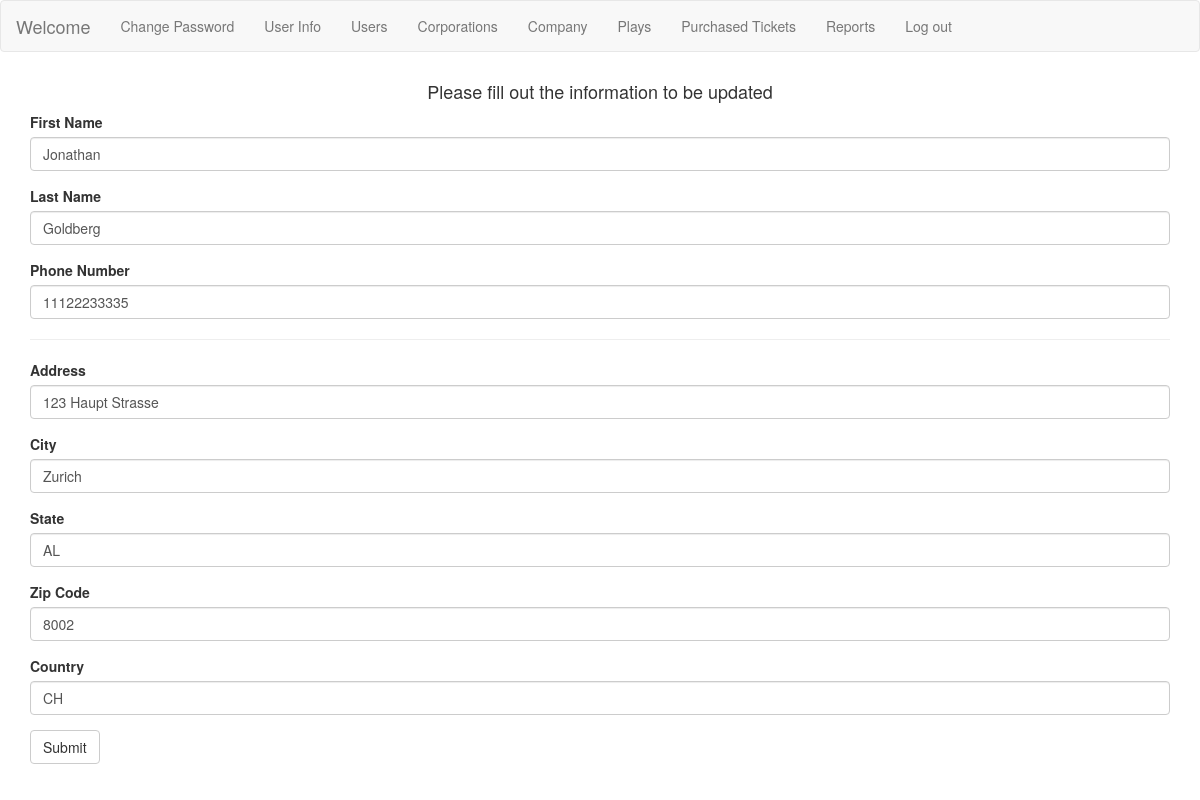
Page /project/www/html/userInformation.php (signed in) on the committed database.
### tables this page shows
CREATE TABLE `Contact` (
  `objectid` bigint(20) unsigned NOT NULL AUTO_INCREMENT,
  `fname` varchar(64) DEFAULT NULL,
  `lname` varchar(64) DEFAULT NULL,
  `uname` varchar(64) DEFAULT NULL,
  `password` varchar(64) DEFAULT NULL,
  `location_id` bigint(20) DEFAULT NULL,
  `phone_number` varchar(15) DEFAULT NULL,
  `created_date` datetime DEFAULT NULL,
  `modified_date` datetime DEFAULT NULL,
  `isSponsor` bit(1) NOT NULL DEFAULT b'0',
  `isPatron` bit(1) NOT NULL DEFAULT b'0',
  `accountType` varchar(64) NOT NULL DEFAULT '''Regular''',
  PRIMARY KEY (`objectid`),
  UNIQUE KEY `objectid` (`objectid`)
);

CREATE TABLE `Location` (
  `objectid` bigint(20) unsigned NOT NULL AUTO_INCREMENT,
  `street` varchar(64) DEFAULT NULL,
  `city` varchar(64) DEFAULT NULL,
  `state` varchar(2) DEFAULT NULL,
  `country` varchar(64) DEFAULT NULL,
  `zip_code` int(5) DEFAULT NULL,
  PRIMARY KEY (`objectid`),
  UNIQUE KEY `objectid` (`objectid`)
);

### project/www/html/userInformation.php (the view, shortened to what this page needs)
<?php
	$userId = $_SESSION["userId"];
	$accountType = $_SESSION["accountType"];
?>
<html>
<head>
	<link href="../css/bootstrap.min.css" type="text/css" rel="stylesheet">
</head>
<body>
<nav class="navbar navbar-default navbar-fixed">
	<section class="container-fluid">
		<section class="navbar-header">
			<a class="navbar-brand" href="main.php">Welcome</a>
		</section>
		<section class="collapse navbar-collapse" id="nav">
		<ul class="nav navbar-nav">
			<?php
				if ($accountType == "Administrator")
				{
					print("
						<li><a href=\"updatePassword.php\">Change Password</a></li>
						<li><a href=\"contactInfo.php\">User Info</a></li>
						<li><a href=\"contacts.php\">Users</a></li>
						<li><a href=\"corporation.php\">Corporations</a></li>
						<li><a href=\"company.php\">Company</a></li>
						<li><a href=\"playListings.php\">Plays</a></li>
						<li><a href=\"purchasedTickets.php\">Purchased Tickets</a></li>
						<li><a href=\"reports.php\">Reports</a></li>
						<li><a href=\"logout.php\">Log out</a></li>
					");
				}
			?>
		</ul>
		</section>
	</section>
</nav>
<?php
	$mysqli = new mysqli("localhost", "project3", "teamrow2", "pj03");
	$query = " SELECT c.objectid, fname, lname, location_id, "
			."       phone_number, street, city, state,"
			."		 zip_code, country"
			." FROM Contact c"
			." INNER JOIN Location l ON c.location_id = l.objectid"
			." WHERE c.objectid = \"" .$userId. "\"";
	$result = $mysqli -> query($query);
	if($result) {
		$row = mysqli_fetch_row($result);
	}
	$firstName = $row[1];
	$lastName = $row[2];
	$phone = $row[4];
	$address = $row[5];
	$city = $row[6];
	$state = $row[7];
	$zip = $row[8];
	$country = $row[9];
?>
<section class="container">
	<h4 >Please fill out the information to be updated</h4>
	<form id="form" name="form" method="post" action="updateUserInformation.php">
		<section class="form-group">
			<label for="firstName">First Name</label>
			<input type="text" name="firstName" id="firstName" class="form-control" value="<?php echo $firstName ?>">
		</section>
		<section class="form-group">
			<label for="lastName">Last Name</label>
			<input type="text" name="lastName" id="lastName" class="form-control" value="<?php echo $lastName ?>">
		</section>
		<section class="form-group">
			<label for="phone">Phone Number</label>
			<input type="text" name="phone" id="phone" class="form-control" value="<?php echo $phone ?>">
		</section>
		<hr>
		<section class="form-group">
			<label for="address">Address</label>
			<input type="text" name="address" id="address" class="form-control" value="<?php echo $address ?>">
		</section>
		<section class="form-group">
			<label for="city">City</label>
			<input type="text" name="city" id="city" class="form-control" value="<?php echo $city ?>">
		</section>
		<section class="form-group">
			<label for="state">State</label>
			<input type="text" name="state" id="state" class="form-control" value="<?php echo $state ?>">
		</section>
		<section class="form-group">
			<label>Zip Code</label>
			<input type="text" name="zip_code" id="zip_code" class="form-control" value="<?php echo $zip ?>">
		</section>
		<section class="form-group">
			<label for="country">Country</label>
			<input type="text" name="country" id="country" class="form-control" value="<?php echo $country ?>">
		</section>
		<section class="form-group">
			<button type="submit" class="btn btn-default" id="button" name="button">Submit</button>
		</section>
	</form>
</section>
</body>
</html>

### project/www/html/userInformation.php (style rules this page uses)
h4 { text-align: center; }

### rows in the picture
contact: firstName "Jonathan", lastName "Goldberg", phone "11122233335", address "123 Haupt Strasse", city "Zurich", state "AL", zip_code "8002", country "CH"
